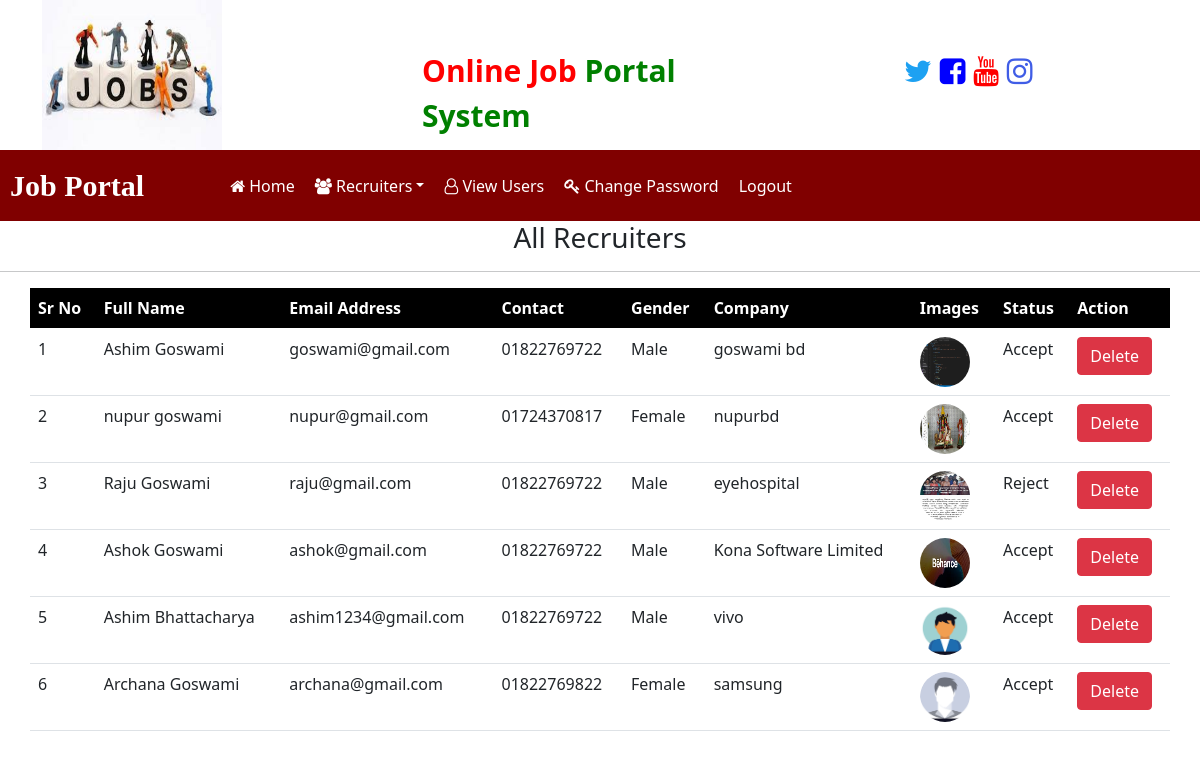
Page /recuiter_all/ (signed in) on the committed database.
### Recruiters_Login/models.py (models this page shows, shortened)
class Recruiters(models.Model):
    user = models.OneToOneField(User, on_delete=models.CASCADE)
    mobile = models.CharField(max_length=20, null=True)
    image = models.FileField(null=True)
    gender = models.CharField(max_length=10, null=True)
    company = models.CharField(max_length=100, null=True)
    Type = models.CharField(max_length=15, null=True)
    status = models.CharField(max_length=30, null=True)

### job/views.py (the view)
# urls.py: path('recuiter_all/', views.recuiter_all, name="recuiter_all"),
@login_required
def recuiter_all(request):
    data = Recruiters.objects.all()
    context = {'data':data}
    return render(request, 'job/recruiter_all.html', context)

### templates/job/recruiter_all.html
{% load static %}
{% block content %}
{% include 'job/admin_navbar.html' %}
<h3 class="text-center">All Recruiters</h3>
<hr>
<table id="example" class="table table-hover container">
    <thead style="background-color: black; color: white;">
        <tr>
            <th>Sr No</th>
            <th>Full Name</th>
            <th>Email Address</th>
            <th>Contact</th>
            <th>Gender</th>
            <th>Company</th>
            <th>Images</th>
            <th>Status</th>
            <th>Action</th>
        </tr>
    </thead>
    <tbody>
        {% for i in data %}
        <tr>
            <td>{{forloop.counter}}</td>
            <td>{{i.user.first_name}} {{ i.user.last_name}}</td>
            <td>{{i.user.username}}</td>
            <td>{{i.mobile}}</td>
            <td>{{i.gender}}</td>
            <td>{{i.company}}</td>
            <td><img src="{{i.image.url}}" style="height:50px; width: 50px; border-radius: 50%;"></td>
            <td>{{i.status}}</td>
            <td><a href="{% url 'job:delete_recruiter' i.id %}" class="btn btn-danger">Delete</a></td>
        </tr>
        {% endfor %}
    </tbody>
</table>
{% endblock content %}

### rows in the picture
Recruiters: user.first_name "Ashim", user.last_name "Goswami", user.username "goswami@gmail.com", mobile "01822769722", gender "Male", company "goswami bd", image (picture), status "Accept"
Recruiters: user.first_name "nupur", user.last_name "goswami", user.username "nupur@gmail.com", mobile "01724370817", gender "Female", company "nupurbd", image (picture), status "Accept"
Recruiters: user.first_name "Raju", user.last_name "Goswami", user.username "raju@gmail.com", mobile "01822769722", gender "Male", company "eyehospital", image (picture), status "Reject"
Recruiters: user.first_name "Ashok", user.last_name "Goswami", user.username "ashok@gmail.com", mobile "01822769722", gender "Male", company "Kona Software Limited", image (picture), status "Accept"
Recruiters: user.first_name "Ashim", user.last_name "Bhattacharya", user.username "ashim1234@gmail.com", mobile "01822769722", gender "Male", company "vivo", image (picture), status "Accept"
Recruiters: user.first_name "Archana", user.last_name "Goswami", user.username "archana@gmail.com", mobile "01822769822", gender "Female", company "samsung", image (picture), status "Accept"
